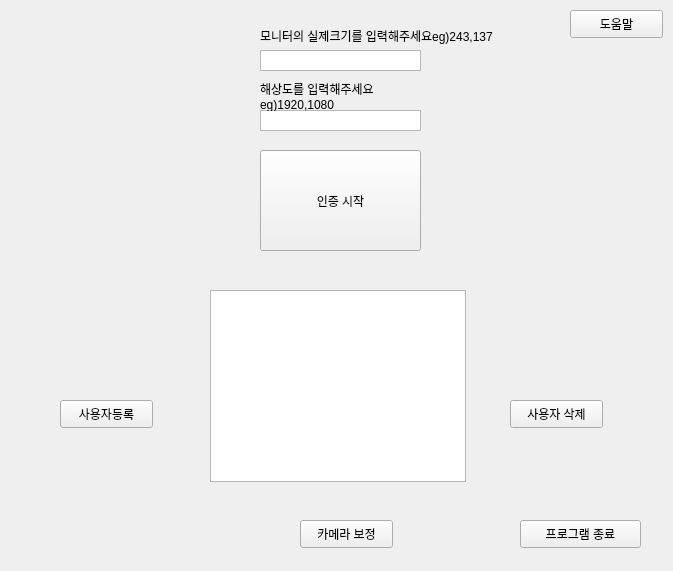
<?xml version="1.0" encoding="UTF-8"?>
<ui version="4.0">
 <class>Form</class>
 <widget class="QWidget" name="Form">
  <property name="geometry">
   <rect>
    <x>0</x>
    <y>0</y>
    <width>673</width>
    <height>571</height>
   </rect>
  </property>
  <property name="windowTitle">
   <string>Form</string>
  </property>
  <widget class="QPushButton" name="Help_btn">
   <property name="geometry">
    <rect>
     <x>570</x>
     <y>10</y>
     <width>93</width>
     <height>28</height>
    </rect>
   </property>
   <property name="text">
    <string>도움말</string>
   </property>
  </widget>
  <widget class="QPushButton" name="Cam_Calibration_btn">
   <property name="geometry">
    <rect>
     <x>300</x>
     <y>520</y>
     <width>93</width>
     <height>28</height>
    </rect>
   </property>
   <property name="text">
    <string>카메라 보정</string>
   </property>
  </widget>
  <widget class="QPushButton" name="User_reg_btn">
   <property name="geometry">
    <rect>
     <x>60</x>
     <y>400</y>
     <width>93</width>
     <height>28</height>
    </rect>
   </property>
   <property name="text">
    <string>사용자등록</string>
   </property>
  </widget>
  <widget class="QPushButton" name="User_del_btn">
   <property name="geometry">
    <rect>
     <x>510</x>
     <y>400</y>
     <width>93</width>
     <height>28</height>
    </rect>
   </property>
   <property name="text">
    <string>사용자 삭제</string>
   </property>
  </widget>
  <widget class="QPushButton" name="Program_exit_btn">
   <property name="geometry">
    <rect>
     <x>520</x>
     <y>520</y>
     <width>121</width>
     <height>28</height>
    </rect>
   </property>
   <property name="text">
    <string>프로그램 종료</string>
   </property>
  </widget>
  <widget class="QListWidget" name="Userlist_box">
   <property name="geometry">
    <rect>
     <x>210</x>
     <y>290</y>
     <width>256</width>
     <height>192</height>
    </rect>
   </property>
  </widget>
  <widget class="QPushButton" name="Start_cert_btn">
   <property name="geometry">
    <rect>
     <x>260</x>
     <y>150</y>
     <width>161</width>
     <height>101</height>
    </rect>
   </property>
   <property name="text">
    <string>인증 시작</string>
   </property>
  </widget>
  <widget class="QTextEdit" name="Moniter_mm_InputTextbox">
   <property name="geometry">
    <rect>
     <x>260</x>
     <y>50</y>
     <width>161</width>
     <height>21</height>
    </rect>
   </property>
   <property name="verticalScrollBarPolicy">
    <enum>Qt::ScrollBarAlwaysOff</enum>
   </property>
   <property name="horizontalScrollBarPolicy">
    <enum>Qt::ScrollBarAlwaysOff</enum>
   </property>
   <property name="html">
    <string>&lt;!DOCTYPE HTML PUBLIC &quot;-//W3C//DTD HTML 4.0//EN&quot; &quot;http://www.w3.org/TR/REC-html40/strict.dtd&quot;&gt;
&lt;html&gt;&lt;head&gt;&lt;meta name=&quot;qrichtext&quot; content=&quot;1&quot; /&gt;&lt;style type=&quot;text/css&quot;&gt;
p, li { white-space: pre-wrap; }
&lt;/style&gt;&lt;/head&gt;&lt;body style=&quot; font-family:'Gulim'; font-size:9pt; font-weight:400; font-style:normal;&quot;&gt;
&lt;p style=&quot;-qt-paragraph-type:empty; margin-top:0px; margin-bottom:0px; margin-left:0px; margin-right:0px; -qt-block-indent:0; text-indent:0px;&quot;&gt;&lt;br /&gt;&lt;/p&gt;&lt;/body&gt;&lt;/html&gt;</string>
   </property>
  </widget>
  <widget class="QTextEdit" name="Moniter_dpi_InputTextbox">
   <property name="geometry">
    <rect>
     <x>260</x>
     <y>110</y>
     <width>161</width>
     <height>21</height>
    </rect>
   </property>
   <property name="verticalScrollBarPolicy">
    <enum>Qt::ScrollBarAlwaysOff</enum>
   </property>
   <property name="horizontalScrollBarPolicy">
    <enum>Qt::ScrollBarAlwaysOff</enum>
   </property>
   <property name="html">
    <string>&lt;!DOCTYPE HTML PUBLIC &quot;-//W3C//DTD HTML 4.0//EN&quot; &quot;http://www.w3.org/TR/REC-html40/strict.dtd&quot;&gt;
&lt;html&gt;&lt;head&gt;&lt;meta name=&quot;qrichtext&quot; content=&quot;1&quot; /&gt;&lt;style type=&quot;text/css&quot;&gt;
p, li { white-space: pre-wrap; }
&lt;/style&gt;&lt;/head&gt;&lt;body style=&quot; font-family:'Gulim'; font-size:9pt; font-weight:400; font-style:normal;&quot;&gt;
&lt;p style=&quot;-qt-paragraph-type:empty; margin-top:0px; margin-bottom:0px; margin-left:0px; margin-right:0px; -qt-block-indent:0; text-indent:0px;&quot;&gt;&lt;br /&gt;&lt;/p&gt;&lt;/body&gt;&lt;/html&gt;</string>
   </property>
  </widget>
  <widget class="QLabel" name="Moniter_dpi_label">
   <property name="geometry">
    <rect>
     <x>260</x>
     <y>80</y>
     <width>171</width>
     <height>31</height>
    </rect>
   </property>
   <property name="text">
    <string>해상도를 입력해주세요
eg)1920,1080</string>
   </property>
   <property name="wordWrap">
    <bool>true</bool>
   </property>
  </widget>
  <widget class="QLabel" name="Moniter_mm_label">
   <property name="geometry">
    <rect>
     <x>260</x>
     <y>20</y>
     <width>241</width>
     <height>31</height>
    </rect>
   </property>
   <property name="text">
    <string>모니터의 실제크기를 입력해주세요eg)243,137</string>
   </property>
   <property name="wordWrap">
    <bool>true</bool>
   </property>
  </widget>
 </widget>
 <resources/>
 <connections/>
</ui>
